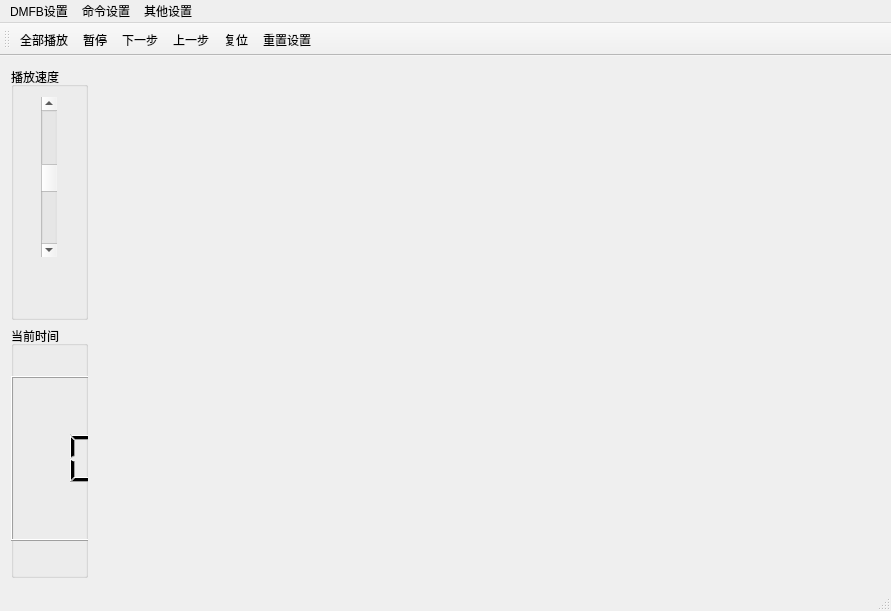
<?xml version="1.0" encoding="UTF-8"?>
<ui version="4.0">
 <class>MainWindow</class>
 <widget class="QMainWindow" name="MainWindow">
  <property name="geometry">
   <rect>
    <x>0</x>
    <y>0</y>
    <width>891</width>
    <height>611</height>
   </rect>
  </property>
  <property name="windowTitle">
   <string>MainWindow</string>
  </property>
  <widget class="QWidget" name="centralWidget">
   <layout class="QHBoxLayout" name="horizontalLayout">
    <item>
     <layout class="QVBoxLayout" name="verticalLayout">
      <item>
       <widget class="QGroupBox" name="groupBox">
        <property name="title">
         <string>播放速度</string>
        </property>
        <widget class="QScrollBar" name="verticalScrollBar">
         <property name="geometry">
          <rect>
           <x>30</x>
           <y>30</y>
           <width>16</width>
           <height>160</height>
          </rect>
         </property>
         <property name="value">
          <number>50</number>
         </property>
         <property name="orientation">
          <enum>Qt::Vertical</enum>
         </property>
        </widget>
       </widget>
      </item>
      <item>
       <widget class="QGroupBox" name="groupBox_2">
        <property name="title">
         <string>当前时间</string>
        </property>
        <widget class="QLCDNumber" name="lcdNumber">
         <property name="geometry">
          <rect>
           <x>0</x>
           <y>50</y>
           <width>88</width>
           <height>165</height>
          </rect>
         </property>
         <property name="digitCount">
          <number>3</number>
         </property>
        </widget>
       </widget>
      </item>
     </layout>
    </item>
    <item>
     <widget class="board" name="DMFBboard" native="true">
      <property name="sizePolicy">
       <sizepolicy hsizetype="Expanding" vsizetype="Expanding">
        <horstretch>0</horstretch>
        <verstretch>0</verstretch>
       </sizepolicy>
      </property>
     </widget>
    </item>
   </layout>
  </widget>
  <widget class="QMenuBar" name="menuBar">
   <property name="geometry">
    <rect>
     <x>0</x>
     <y>0</y>
     <width>891</width>
     <height>26</height>
    </rect>
   </property>
   <widget class="QMenu" name="menuDMFB">
    <property name="title">
     <string>DMFB设置</string>
    </property>
    <addaction name="menuRowColumnNum"/>
    <addaction name="menuInOutpos"/>
   </widget>
   <widget class="QMenu" name="menuCommand">
    <property name="title">
     <string>命令设置</string>
    </property>
    <addaction name="menuCommadFromFile"/>
   </widget>
   <widget class="QMenu" name="menuWash">
    <property name="title">
     <string>其他设置</string>
    </property>
    <addaction name="menuWash2"/>
   </widget>
   <addaction name="menuDMFB"/>
   <addaction name="menuCommand"/>
   <addaction name="menuWash"/>
  </widget>
  <widget class="QToolBar" name="mainToolBar">
   <attribute name="toolBarArea">
    <enum>TopToolBarArea</enum>
   </attribute>
   <attribute name="toolBarBreak">
    <bool>false</bool>
   </attribute>
   <addaction name="actionDefaultPlay"/>
   <addaction name="actionPause"/>
   <addaction name="actionNext"/>
   <addaction name="actionPrevious"/>
   <addaction name="actionReset"/>
   <addaction name="actionRestart"/>
  </widget>
  <widget class="QStatusBar" name="statusBar"/>
  <action name="menuRowColumnNum">
   <property name="text">
    <string>行列</string>
   </property>
  </action>
  <action name="menuInOutpos">
   <property name="text">
    <string>输入/输出端口</string>
   </property>
  </action>
  <action name="menuCommadFromFile">
   <property name="text">
    <string>文件位置</string>
   </property>
  </action>
  <action name="menuInputFromWindow">
   <property name="text">
    <string>从窗口</string>
   </property>
  </action>
  <action name="menuWash2">
   <property name="text">
    <string>清洗</string>
   </property>
  </action>
  <action name="menuWashAdvanced">
   <property name="text">
    <string>高级设置</string>
   </property>
  </action>
  <action name="actionDefaultPlay">
   <property name="text">
    <string>全部播放</string>
   </property>
  </action>
  <action name="actionNext">
   <property name="text">
    <string>下一步</string>
   </property>
  </action>
  <action name="actionPrevious">
   <property name="text">
    <string>上一步</string>
   </property>
  </action>
  <action name="actionReset">
   <property name="text">
    <string>复位</string>
   </property>
  </action>
  <action name="actionPause">
   <property name="text">
    <string>暂停</string>
   </property>
  </action>
  <action name="actionRestart">
   <property name="text">
    <string>重置设置</string>
   </property>
  </action>
 </widget>
 <layoutdefault spacing="6" margin="11"/>
 <customwidgets>
  <customwidget>
   <class>board</class>
   <extends>QWidget</extends>
   <header>board.h</header>
   <container>1</container>
   <slots>
    <slot>changeSpeed(int)</slot>
   </slots>
  </customwidget>
 </customwidgets>
 <resources/>
 <connections>
  <connection>
   <sender>verticalScrollBar</sender>
   <signal>sliderMoved(int)</signal>
   <receiver>DMFBboard</receiver>
   <slot>changeSpeed(int)</slot>
   <hints>
    <hint type="sourcelabel">
     <x>54</x>
     <y>165</y>
    </hint>
    <hint type="destinationlabel">
     <x>206</x>
     <y>181</y>
    </hint>
   </hints>
  </connection>
 </connections>
</ui>
